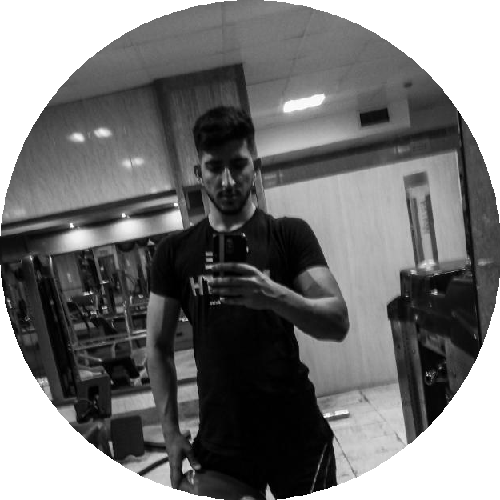
#> input picture Version_2/reusable/other/Chat_Ui/mahdi_Chat_Ui/output.png, 500 x 500 px, found by its file name
$ python 'circular pic.py'
#> lines starting #> are read from the running program, lines starting #| are printed output that depends on the picture; after the words box and inside, x2 and y2 are one past the last pixel; in counts of white or black regions, pixels touching at a corner belong together

from PIL import Image, ImageOps, ImageDraw
import os

#circle pic
size = (500, 500)
mask = Image.new('L', size, 0)
#> mask: PIL image 500x500 L; every value is 0
draw = ImageDraw.Draw(mask)
draw.ellipse((0, 0) + size, fill=255)
from PIL import ImageFilter
im = Image.open(os.path.abspath(os.getcwd()+'/output.png'))
#> im is the input picture: PIL image 500x500 RGBA; mean R, G, B, A 83.4, 83.4, 83.4, 200.8
output = ImageOps.fit(im, mask.size, centering=(0.5, 0.5))
output.putalpha(mask)
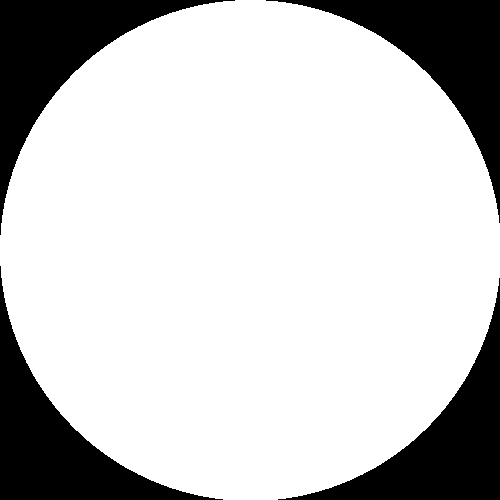
#> mask: PIL image 500x500 L; 78.8% white; 4 black regions, box (x1, y1, x2, y2) and area: (0, 0, 235, 235) 13489, (266, 0, 500, 223) 13254, (0, 266, 223, 500) 13254, (278, 278, 500, 500) 13020
output.save('output2.png')

#blur pic
from PIL import ImageFilter

blurred_image = im.filter(ImageFilter.BLUR)
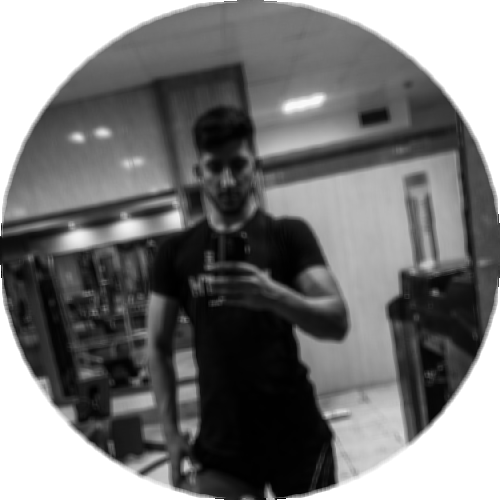
#> blurred_image: PIL image 500x500 RGBA; mean R, G, B, A 83.4, 83.4, 83.4, 200.7; transparent parts drawn white
blurred_image.save('output3.png')
